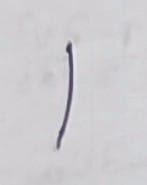
#> input picture snigdha_handwriting/1_image.jpg, 147 x 185 px; its folder holds only this picture in this run
$ python all_images_processing.py
#> lines starting #> are read from the running program, lines starting #| are printed output that depends on the picture
### image_processing.py
from PIL import Image, ImageEnhance
import cv2
import numpy as np
import os
os.environ['QT_QPA_PLATFORM'] = 'offscreen'

from thicken import thicken_letters

# [51 lines left out: function image_adjustment1, not called in this run]

def image_adjustment(image_name):
#> called with image_name = '1_image.jpg'
    image_path = 'snigdha_handwriting/'+image_name
    image = cv2.imread(image_path)
#> image is the input picture: shape (185, 147, 3); mean B, G, R 207.9, 204.6, 206.1
    with Image.open(image_path) as img:
        bw = img.convert('L')
        enhancer = ImageEnhance.Contrast(bw)
        pop_img = enhancer.enhance(10)
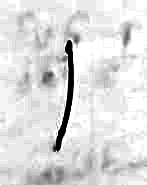
#> pop_img: PIL image 147x185 L; min 0, max 255, mean 221.4
        pop_img_np = np.array(pop_img)
        pop_img.save('snigdha_adjusted_handwriting/'+image_name[0]+'_adjusted_image.jpg')
        # [7 lines of commented-out code are left out]

### all_images_processing.py
from image_processing import image_adjustment
import os
from PIL import Image, ImageEnhance
import cv2
import numpy as np
import os
os.environ['QT_QPA_PLATFORM'] = 'xcb'

input_dir = 'snigdha_handwriting'
output_dir = 'snigdha_adjusted_handwriting'

os.makedirs(output_dir, exist_ok=True)

for filename in os.listdir(input_dir):
    if filename.endswith(('.png', '.jpg')):
        image_adjustment(filename)

$ run again, on snigdha_handwriting/4_2_image.jpg
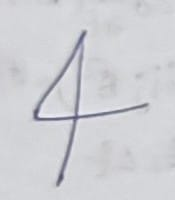
#> input picture snigdha_handwriting/4_2_image.jpg, 175 x 200 px
#> in image_adjustment, image is the input picture: shape (200, 175, 3); mean B, G, R 212.8, 208.2, 207.4
#> in image_adjustment, `pop_img = enhancer.enhance(10)`:
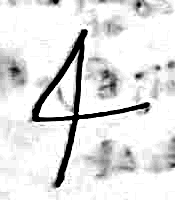
#> pop_img: PIL image 175x200 L; min 0, max 255, mean 223.1

$ run again, on snigdha_handwriting/5_image.jpg
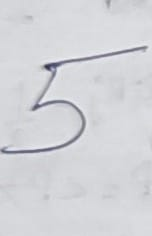
#> input picture snigdha_handwriting/5_image.jpg, 152 x 236 px
#> in image_adjustment, image is the input picture: shape (236, 152, 3); mean B, G, R 216.3, 211.9, 211
#> in image_adjustment, `pop_img = enhancer.enhance(10)`:
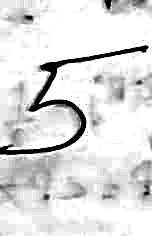
#> pop_img: PIL image 152x236 L; min 0, max 255, mean 221.3

$ run again, on snigdha_handwriting/6_image.jpg
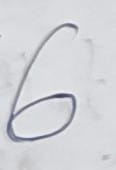
#> input picture snigdha_handwriting/6_image.jpg, 116 x 170 px
#> in image_adjustment, image is the input picture: shape (170, 116, 3); mean B, G, R 216.3, 211.7, 210.6
#> in image_adjustment, `pop_img = enhancer.enhance(10)`:
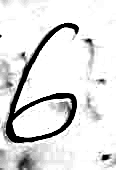
#> pop_img: PIL image 116x170 L; min 0, max 255, mean 222.8

$ run again, on snigdha_handwriting/2_image.jpg
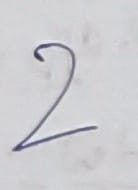
#> input picture snigdha_handwriting/2_image.jpg, 138 x 190 px
#> in image_adjustment, image is the input picture: shape (190, 138, 3); mean B, G, R 209.2, 205.3, 205.6
#> in image_adjustment, `pop_img = enhancer.enhance(10)`:
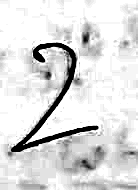
#> pop_img: PIL image 138x190 L; min 0, max 255, mean 220.3
